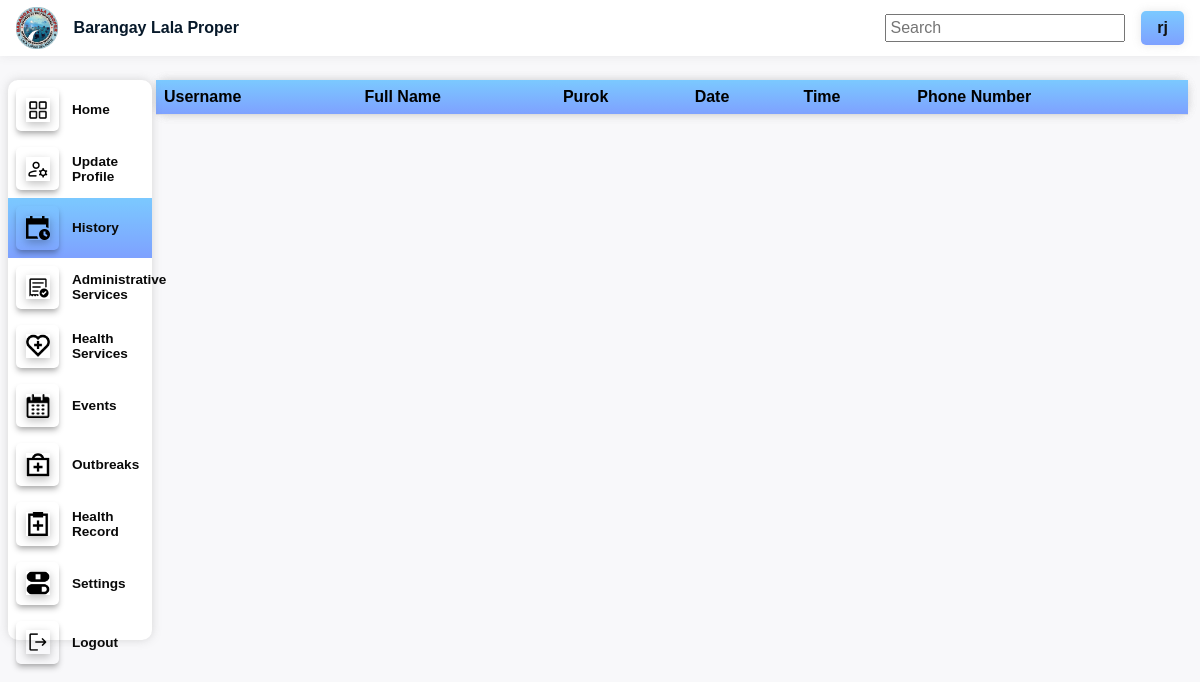
/residentHistory/ (signed in), run on an earlier commit of the app's database.
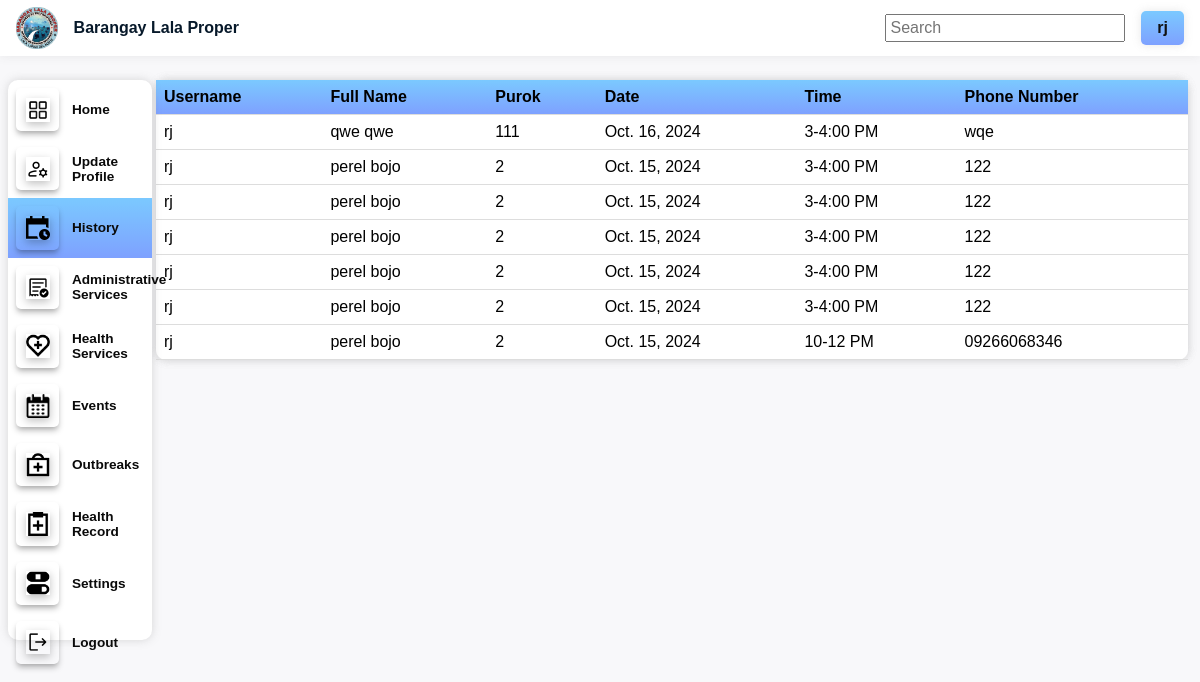
And on a later commit of the database.
### barangay/models.py (models this page shows, shortened)
class Schedule(models.Model):
    bhwService= models.ForeignKey(HealthService, on_delete=models.CASCADE, null=True)
    user = models.ForeignKey(User, on_delete=models.CASCADE, null=True)
    fname = models.CharField(max_length =255)
    lname = models.CharField(max_length =255)
    purok = models.IntegerField(null=True, blank=True)
    age = models.IntegerField(null=True, blank=True)
    phonenum = models.CharField(max_length =255)
    date = models.DateField(max_length =255)
    time = models.CharField(max_length=100, null=True)

### barangay/views.py (the view)
# urls.py: re_path(r'^residentHistory/$', views.residentHistory, name='residentHistory'),
def residentHistory(request):
    user = request.user
    schedules = Schedule.objects.filter(user__username=user.username)
    return render(request, 'resident/residentHistory.html', {'schedules': schedules})

### barangay/templates/resident/residentHistory.html (shortened to what this page needs)
{% load static %}
{% block css %}
<link rel="stylesheet" href="{% static 'css/residentHS.css' %}">
{% endblock %}
<body>
    {% load account %}
    {% load account %}
    {% block content %}
    <div class="adminContainer">
        {% include 'resident/residentTopnav.html' %}
        <div class="MC-Bottom">
            {% include 'resident/residentNav.html' %}
            <div class="contents">
                <section id="content">
                    <table>
                        <thead>
                            <tr>
                                <th>Username</th>
                                <th>Full Name</th>
                                <th>Purok</th>
                                <th>Date</th>
                                <th>Time</th>
                                <th>Phone Number</th>
                            </tr>
                        </thead>
                        <tbody>
                            {% for schedule in schedules %}
                            <tr>
                                <td>{{ schedule.user.username }}</td>
                                <td>{{ schedule.fname }} {{ schedule.lname }}</td>
                                <td>{{ schedule.purok }}</td>
                                <td>{{ schedule.date }}</td>
                                <td>{{ schedule.time }}</td>
                                <td>{{ schedule.phonenum }}</td>
                            </tr>
                            {% endfor %}
                        </tbody>
                    </table>
                </section>
            </div>
        </div>
    </div>
    {% endblock %}
</body>

What changed in the data, as far as the page shows it:
added Schedule: user.username "rj", fname "qwe", lname "qwe", purok "111", date "Oct. 16, 2024", time "3-4:00 PM", phonenum "wqe"
added Schedule: user.username "rj", fname "perel", lname "bojo", purok "2", date "Oct. 15, 2024", time "3-4:00 PM", phonenum "122"
added Schedule: user.username "rj", fname "perel", lname "bojo", purok "2", date "Oct. 15, 2024", time "3-4:00 PM", phonenum "122"
added Schedule: user.username "rj", fname "perel", lname "bojo", purok "2", date "Oct. 15, 2024", time "3-4:00 PM", phonenum "122"
added Schedule: user.username "rj", fname "perel", lname "bojo", purok "2", date "Oct. 15, 2024", time "3-4:00 PM", phonenum "122"
added Schedule: user.username "rj", fname "perel", lname "bojo", purok "2", date "Oct. 15, 2024", time "3-4:00 PM", phonenum "122"
added Schedule: user.username "rj", fname "perel", lname "bojo", purok "2", date "Oct. 15, 2024", time "10-12 PM", phonenum "09266068346"
